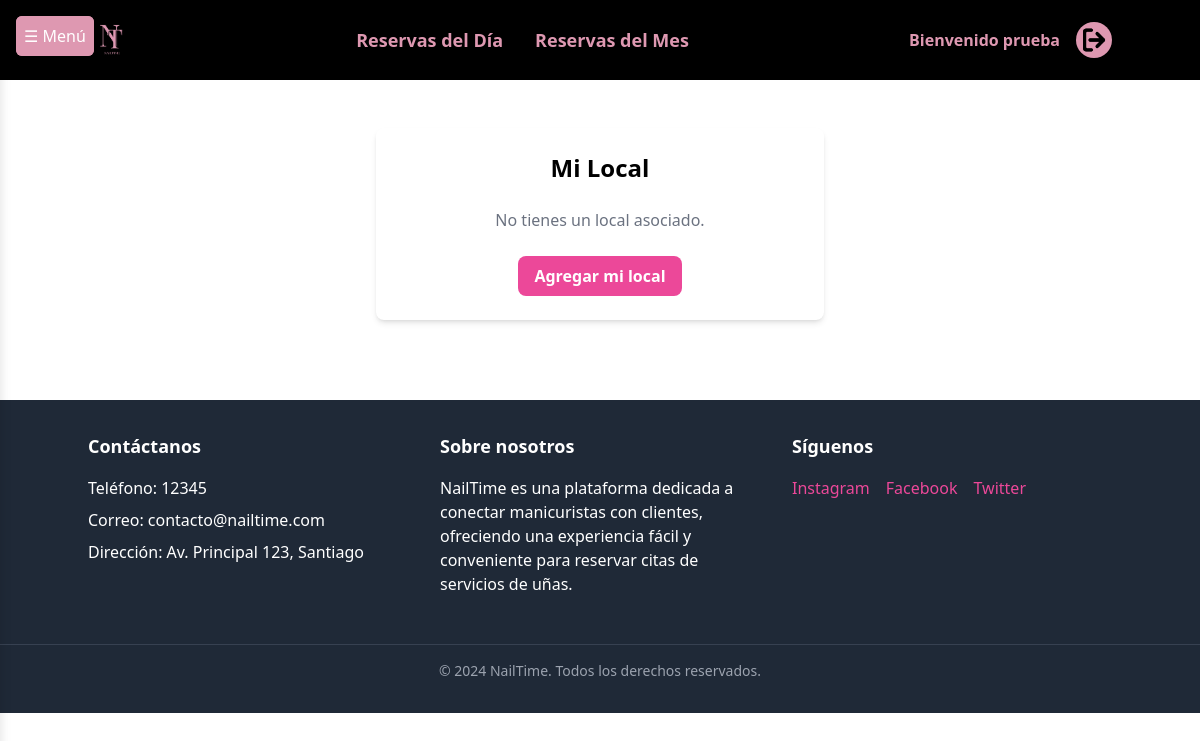
/local/ (signed in), run on an earlier commit of the app's database.
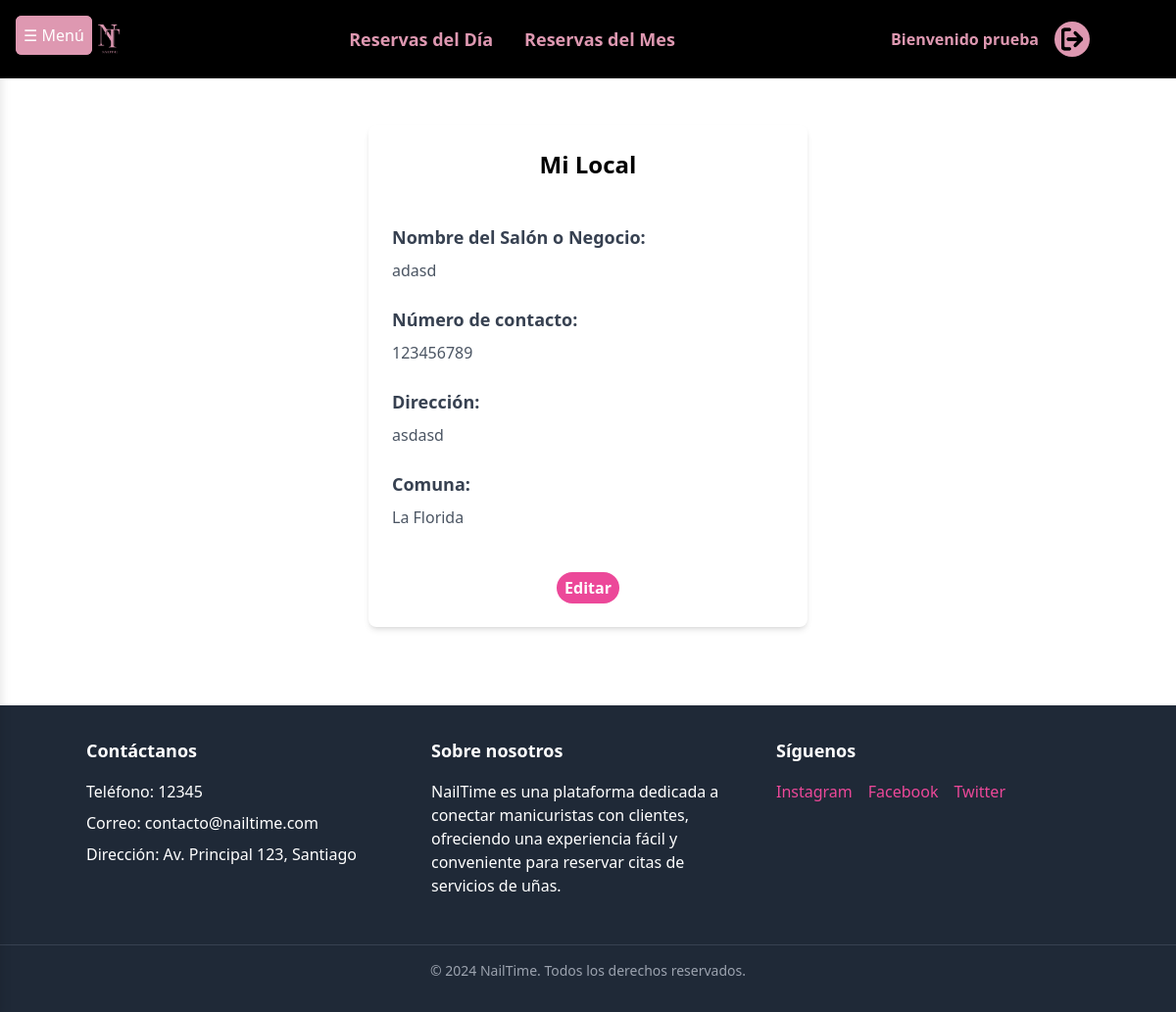
And on a later commit of the database.
### app/models.py (models this page shows)
class Local(models.Model):
    id_local = models.AutoField(primary_key=True)
    nombre = models.CharField(max_length=50)
    numero_telefono = models.CharField(max_length=9)
    direccion = models.CharField(max_length=50)
    comuna = models.ForeignKey('Comuna', on_delete=models.CASCADE)
    manicurista = models.ForeignKey('Manicurista', on_delete=models.CASCADE)
    def __str__(self):
        return self.nombre

class Comuna(models.Model):
    id_comuna = models.AutoField(primary_key=True)
    nombre = models.CharField(max_length=50)
    region = models.CharField(max_length=50)
    def __str__(self):
        return self.nombre

### app/views.py (the view)
        def _wrapped_view(request, *args, **kwargs):
            if request.user.is_authenticated:
                if group_name == 'manicurista':
                    manicurista = getattr(request.user, 'manicurista', None)
                    if manicurista:
                        if not manicurista.state:
                            return redirect('espera_aprobacion')
                        return view_func(request, *args, **kwargs)
                elif request.user.groups.filter(name=group_name).exists() or request.user.is_superuser:
                    return view_func(request, *args, **kwargs)
            raise PermissionDenied

### app/views.py (called while the page is built)
def group_required(group_name):
    def decorator(view_func):
        def _wrapped_view(request, *args, **kwargs):
            if request.user.is_authenticated:
                if group_name == 'manicurista':
                    manicurista = getattr(request.user, 'manicurista', None)
                    if manicurista:
                        if not manicurista.state:
                            return redirect('espera_aprobacion')
                        return view_func(request, *args, **kwargs)
                elif request.user.groups.filter(name=group_name).exists() or request.user.is_superuser:
                    return view_func(request, *args, **kwargs)
            raise PermissionDenied
        return _wrapped_view
    return decorator

### nailtime/context_processor.py (called while the page is built)
def grupo_usuario(request):
    if request.user.is_authenticated:
        is_manicurista = request.user.groups.filter(name='manicurista').exists()
        is_cliente = request.user.groups.filter(name='cliente').exists()
    else:
        is_manicurista = False
        is_cliente = False
    return {
        'is_manicurista': is_manicurista,
        'is_cliente': is_cliente
    }

### app/templates/app/manicurista/informacion/local.html (shortened to what this page needs)
{% extends 'app/base.html' %}
{% load static %}
{% block contenido %}
{% load tailwind_filters %}
<button id="toggleSidebar"
    class="absolute top-4 left-4 z-10 bg-[#DE98B1] text-white p-2 rounded-md shadow-md hover:bg-pink-700 transition">
    ☰ Menú
</button>
<br> <br>
<div class="bg-white shadow-md rounded-lg p-6 max-w-md mx-auto container  mb-20">
    <h2 class="text-2xl font-bold mb-6 text-center">Mi Local</h2>
    {% if local %}
    <div class="py-5">
        <div class="mb-6">
            <label class="block mb-2 text-lg font-semibold text-gray-700">Nombre del Salón o Negocio:</label>
            <p class="text-gray-600">{{ local.nombre }}</p>
        </div>
        <div class="mb-6">
            <label class="block mb-2 text-lg font-semibold text-gray-700">Número de contacto:</label>
            <p class="text-gray-600">{{ local.numero_telefono }}</p>
        </div>
        <div class="mb-6">
            <label class="block mb-2 text-lg font-semibold text-gray-700">Dirección:</label>
            <p class="text-gray-600">{{ local.direccion }}</p>
        </div>
        <div class="mb-6">
            <label class="block mb-2 text-lg font-semibold text-gray-700">Comuna:</label>
            <p class="text-gray-600">{{ local.comuna }}</p>
        </div>
    </div>
    <div class="flex justify-center">
        <a href="{% url 'editarlocal' local.id_local %}"
            class="bg-pink-500 text-white font-bold py-1 px-2 rounded-full mx-1 hover:bg-pink-600">Editar</a>
    </div>
    {% else %}
    <p class="text-center text-gray-500">No tienes un local asociado.</p>
    <div class="flex justify-center mt-6">
        <a href="{% url 'milocal' %}"
            class="bg-pink-500 text-white font-semibold py-2 px-4 rounded-lg hover:bg-pink-700 transition duration-300">
            Agregar mi local
        </a>
    </div>
</div>
{% endif %}
{% endblock %}

What changed in the data, as far as the page shows it:
added Local: nombre "adasd", numero_telefono "123456789", direccion "asdasd", comuna "La Florida"
Also different on the page:
text no longer shown: "No tienes un local asociado. Agregar mi local"
text now shown: "Nombre del Salón o Negocio: Número de contacto: Dirección: Comuna: Editar"
